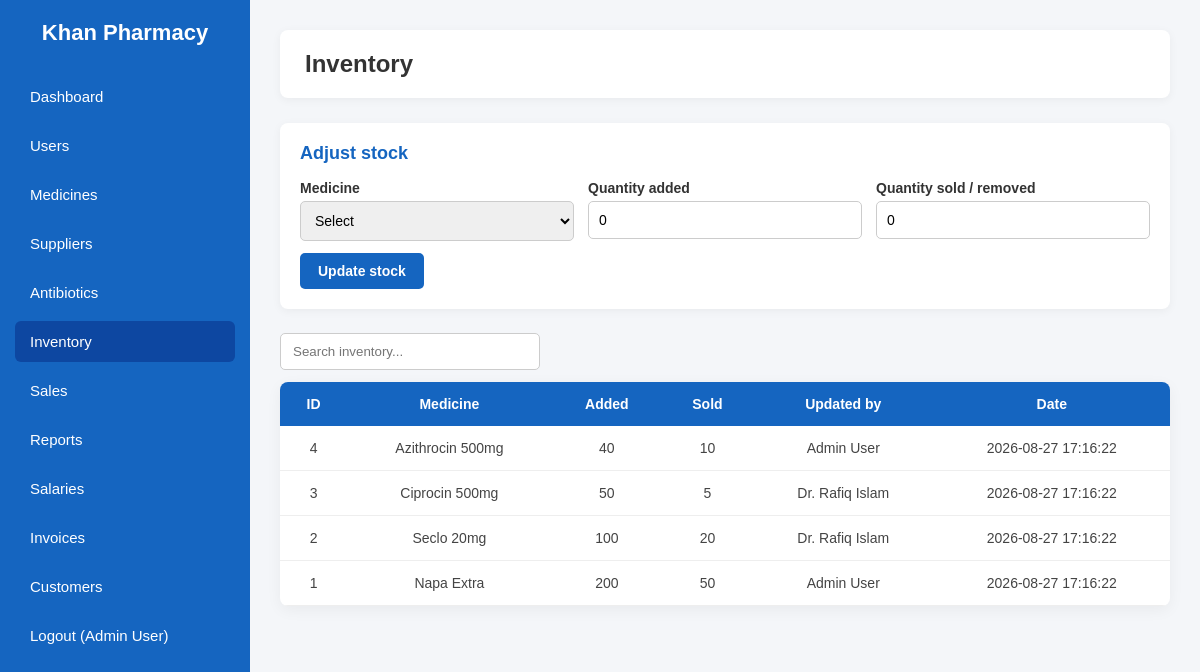
The app's page /inventory.php (signed in) with its own data.
### tables this page shows
CREATE TABLE `stock_inventory` (
    `stock_id` INT AUTO_INCREMENT PRIMARY KEY,
    `medicine_id` INT NOT NULL,
    `quantity_added` INT DEFAULT 0,
    `quantity_sold` INT DEFAULT 0,
    `date_updated` DATETIME DEFAULT CURRENT_TIMESTAMP ON UPDATE CURRENT_TIMESTAMP,
    `updated_by` INT DEFAULT NULL,
    CONSTRAINT `fk_stock_medicine` FOREIGN KEY (`medicine_id`) REFERENCES `medicines`(`medicine_id`) ON DELETE CASCADE,
    CONSTRAINT `fk_stock_user` FOREIGN KEY (`updated_by`) REFERENCES `users`(`user_id`) ON DELETE SET NULL
);

CREATE TABLE `medicines` (
    `medicine_id` INT AUTO_INCREMENT PRIMARY KEY,
    `medicine_name` VARCHAR(100) NOT NULL,
    `company_name` VARCHAR(100) NOT NULL,
    `category` ENUM('Antibiotic', 'General') NOT NULL DEFAULT 'General',
    `unit_price` DECIMAL(10, 2) NOT NULL,
    `purchase_price` DECIMAL(10, 2) NOT NULL DEFAULT 0.00,
    `quantity_in_stock` INT NOT NULL DEFAULT 0,
    `expiry_date` DATE NOT NULL,
    `manufacture_date` DATE NOT NULL,
    `supplier_id` INT DEFAULT NULL,
    `created_at` TIMESTAMP DEFAULT CURRENT_TIMESTAMP,
    CONSTRAINT `fk_medicine_supplier` FOREIGN KEY (`supplier_id`) REFERENCES `suppliers`(`supplier_id`) ON DELETE SET NULL
);

CREATE TABLE `users` (
    `user_id` INT AUTO_INCREMENT PRIMARY KEY,
    `name` VARCHAR(100) NOT NULL,
    `role` ENUM('Admin', 'Pharmacist', 'Employee') NOT NULL,
    `username` VARCHAR(50) NOT NULL UNIQUE,
    `password` VARCHAR(255) NOT NULL,
    `email` VARCHAR(100) NOT NULL UNIQUE,
    `password_reset_token` VARCHAR(255) DEFAULT NULL,
    `created_at` TIMESTAMP DEFAULT CURRENT_TIMESTAMP
);

### includes/auth.php (called while the page is built, shortened)
<?php
function h($text)
{
    return htmlspecialchars((string) $text, ENT_QUOTES, "UTF-8");
}

### inventory.php (the view, shortened to what this page needs)
<?php
require_once "includes/db.php";
require_once "includes/auth.php";
$page_title = "Inventory";
$rows = $conn->query(
    "SELECT si.*, m.medicine_name, u.name AS updated_by_name
     FROM stock_inventory si
     JOIN medicines m ON si.medicine_id = m.medicine_id
     LEFT JOIN users u ON si.updated_by = u.user_id
     ORDER BY si.date_updated DESC, si.stock_id DESC"
)->fetch_all(MYSQLI_ASSOC);
require_once "includes/header.php";
?>
<div class="card">
    <h2>Adjust stock</h2>
    <form method="post">
        <div class="form-row">
            <div class="form-group">
                <label>Medicine</label>
                <select name="medicine_id" required>
                    <option value="">Select</option>
                </select>
            </div>
            <div class="form-group">
                <label>Quantity added</label>
                <input type="number" name="quantity_added" value="0" min="0">
            </div>
            <div class="form-group">
                <label>Quantity sold / removed</label>
                <input type="number" name="quantity_sold" value="0" min="0">
            </div>
        </div>
        <div class="form-actions">
            <button type="submit" class="save-btn">Update stock</button>
        </div>
    </form>
</div>
<input type="text" class="search-box" data-table="data-table" placeholder="Search inventory...">
<table id="data-table">
    <thead>
        <tr>
            <th>ID</th>
            <th>Medicine</th>
            <th>Added</th>
            <th>Sold</th>
            <th>Updated by</th>
            <th>Date</th>
        </tr>
    </thead>
    <tbody>
        <?php foreach ($rows as $row) { ?>
        <tr>
            <td><?php echo (int) $row["stock_id"]; ?></td>
            <td><?php echo h($row["medicine_name"]); ?></td>
            <td><?php echo (int) $row["quantity_added"]; ?></td>
            <td><?php echo (int) $row["quantity_sold"]; ?></td>
            <td><?php echo h($row["updated_by_name"] ?? ""); ?></td>
            <td><?php echo h($row["date_updated"]); ?></td>
        </tr>
        <?php } ?>
    </tbody>
</table>
<?php require_once "includes/footer.php"; ?>

### includes/header.php (shortened to what this page needs)
<?php
$role = $_SESSION["role"];
$current_page = basename($_SERVER["PHP_SELF"]);
?>
<!DOCTYPE html>
<html lang="en">
<head>
    <link rel="stylesheet" href="css/style.css">
</head>
<body>
<aside class="sidebar">
    <h2>Khan Pharmacy</h2>
    <ul>
        <li class="<?php echo $current_page === "dashboard.php" ? "active" : ""; ?>">
            <a href="dashboard.php">Dashboard</a>
        </li>
        <?php if ($role === "Admin") { ?>
        <li class="<?php echo $current_page === "users.php" ? "active" : ""; ?>">
            <a href="users.php">Users</a>
        </li>
        <?php } ?>
        <?php if ($role === "Admin" || $role === "Pharmacist") { ?>
        <li class="<?php echo $current_page === "medicines.php" ? "active" : ""; ?>">
            <a href="medicines.php">Medicines</a>
        </li>
        <li class="<?php echo $current_page === "suppliers.php" ? "active" : ""; ?>">
            <a href="suppliers.php">Suppliers</a>
        </li>
        <li class="<?php echo $current_page === "antibiotics.php" ? "active" : ""; ?>">
            <a href="antibiotics.php">Antibiotics</a>
        </li>
        <li class="<?php echo $current_page === "inventory.php" ? "active" : ""; ?>">
            <a href="inventory.php">Inventory</a>
        </li>
        <?php } ?>
        <li class="<?php echo $current_page === "sales.php" ? "active" : ""; ?>">
            <a href="sales.php">Sales</a>
        </li>
        <?php if ($role === "Admin" || $role === "Pharmacist") { ?>
        <li class="<?php echo $current_page === "reports.php" ? "active" : ""; ?>">
            <a href="reports.php">Reports</a>
        </li>
        <?php } ?>
        <?php if ($role === "Admin") { ?>
        <li class="<?php echo $current_page === "salaries.php" ? "active" : ""; ?>">
            <a href="salaries.php">Salaries</a>
        </li>
        <?php } ?>
        <li class="<?php echo $current_page === "invoices.php" || $current_page === "invoice_print.php" ? "active" : ""; ?>">
            <a href="invoices.php">Invoices</a>
        </li>
        <li class="<?php echo $current_page === "customers.php" ? "active" : ""; ?>">
            <a href="customers.php">Customers</a>
        </li>
        <li>
            <a href="logout.php">Logout (<?php echo h($_SESSION["name"]); ?>)</a>
        </li>
    </ul>
</aside>
<main class="main">
    <div class="topbar">
        <h1><?php echo h($page_title); ?></h1>
    </div>

### includes/footer.php (shortened to what this page needs)
</main>
</body>
</html>

### css/style.css (style rules this page uses)
* { margin: 0; padding: 0; box-sizing: border-box; font-family: Arial, Helvetica, sans-serif; }
body { display: flex; background: #f4f6f9; min-height: 100vh; }
.sidebar { width: 250px; background: #1565C0; color: white; min-height: 100vh; padding: 20px 15px; flex-shrink: 0; }
.sidebar h2 { text-align: center; margin-bottom: 30px; font-size: 22px; }
.sidebar ul { list-style: none; }
.sidebar li { margin-bottom: 8px; border-radius: 6px; }
.sidebar li a { display: block; color: white; text-decoration: none; padding: 12px 15px; border-radius: 6px; font-size: 15px; }
.sidebar li:hover, .sidebar li.active { background: #0D47A1; }
.main { flex: 1; padding: 30px; overflow-x: auto; }
.topbar { display: flex; justify-content: space-between; align-items: center; margin-bottom: 25px; background: white; padding: 20px 25px; border-radius: 8px; box-shadow: 0 2px 10px rgba(0, 0, 0, 0.05); }
.topbar h1 { font-size: 24px; color: #333; }
.card { background: white; padding: 20px; border-radius: 8px; box-shadow: 0 2px 10px rgba(0, 0, 0, 0.05); margin-bottom: 24px; }
.card h2 { font-size: 18px; color: #1565C0; margin-bottom: 16px; }
.form-row { display: flex; flex-wrap: wrap; gap: 14px; margin-bottom: 12px; }
.form-group { display: flex; flex-direction: column; gap: 5px; flex: 1; min-width: 180px; }
.form-group label { font-size: 14px; font-weight: bold; color: #333; }
.form-group input, .form-group select, .form-group textarea { padding: 10px; border: 1px solid #ccc; border-radius: 5px; font-size: 14px; }
.form-actions { display: flex; gap: 10px; margin-top: 10px; }
.save-btn, .add-btn { background: #1565C0; color: white; border: none; padding: 10px 18px; border-radius: 5px; cursor: pointer; font-weight: bold; font-size: 14px; }
.search-box { padding: 10px 12px; border: 1px solid #ccc; border-radius: 5px; width: 260px; margin-bottom: 12px; }
table { width: 100%; border-collapse: collapse; background: white; border-radius: 8px; overflow: hidden; box-shadow: 0 4px 15px rgba(0, 0, 0, 0.05); }
th { background: #1565C0; color: white; padding: 14px 16px; text-align: center; font-size: 14px; }
td { padding: 14px 16px; text-align: center; border-bottom: 1px solid #eee; font-size: 14px; color: #444; }

### records on screen
stock_inventory: stock_id "4", medicine.medicine_name "Azithrocin 500mg", quantity_added "40", quantity_sold "10", updated_by.name "Admin User", date_updated "2026-08-27 17:16:22"
stock_inventory: stock_id "3", medicine.medicine_name "Ciprocin 500mg", quantity_added "50", quantity_sold "5", updated_by.name "Dr. Rafiq Islam", date_updated "2026-08-27 17:16:22"
stock_inventory: stock_id "2", medicine.medicine_name "Seclo 20mg", quantity_added "100", quantity_sold "20", updated_by.name "Dr. Rafiq Islam", date_updated "2026-08-27 17:16:22"
stock_inventory: stock_id "1", medicine.medicine_name "Napa Extra", quantity_added "200", quantity_sold "50", updated_by.name "Admin User", date_updated "2026-08-27 17:16:22"

### other values on screen
$_SESSION["name"] "Admin User"
$page_title "Inventory"
